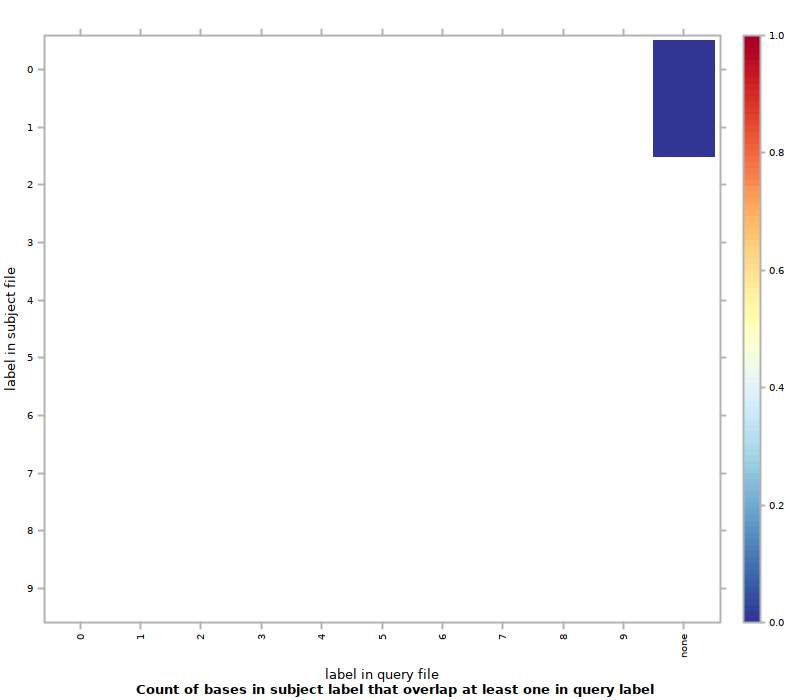

The R source for this figure:
#!/usr/bin/env Rscript
## transcript produced by Segtools 1.1.14

segtools.r.dirname <-
  system2("python",
          c("-c", "'import segtools; print segtools.get_r_dirname()'"),
          stdout = TRUE)

source(file.path(segtools.r.dirname, 'common.R'))
source(file.path(segtools.r.dirname, 'overlap.R'))
save.overlap.performance('./K5seq1bpexo1bp/overlap-direct', 'overlap.performance', './K5seq1bpexo1bp/overlap-direct/overlap.tab', row.normalize = 'FALSE', mnemonic_file = '', clobber = FALSE, col_mnemonic_file = '')
save.overlap.heatmap('./K5seq1bpexo1bp/overlap-direct', 'overlap', './K5seq1bpexo1bp/overlap-direct/overlap.tab', clobber = FALSE, col_mnemonic_file = '', cluster = FALSE, max_contrast = FALSE, row.normalize = 'FALSE', mnemonic_file = '')
